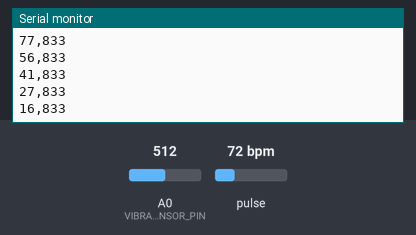
Bench run of a sketch on a simulated Arduino Uno, built with avr-gcc and run on an emulated ATmega328P. Parts: the last lines printed to the serial monitor. The inputs (shaded band) are chosen by the test bench; at power-on: pulse 72 bpm, A0 (VIBRATION_SENSOR_PIN) = 512.

Above: at 4.0 s.
4.1 s: pulse set to 42 bpm
At 4.11 s:
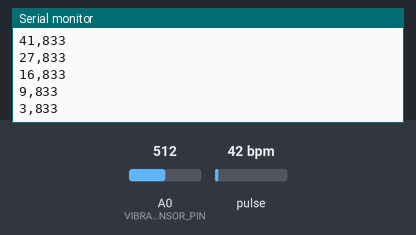
5.6 s: A0 (VIBRATION_SENSOR_PIN) set to 716
At 5.61 s:
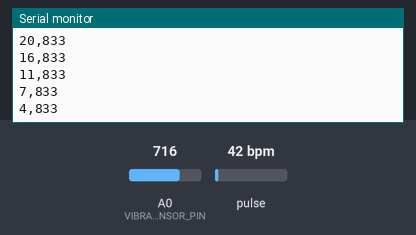
7.1 s: pulse set to 70 bpm
At 7.11 s:
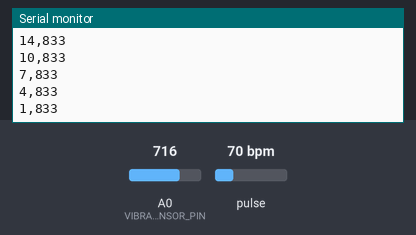
8.6 s: A0 (VIBRATION_SENSOR_PIN) set to 511
At 8.62 s:
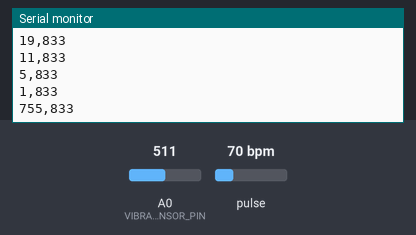
Timing chart, 0 to 11.1 s (numbered marks = the images above; inputs shaded):
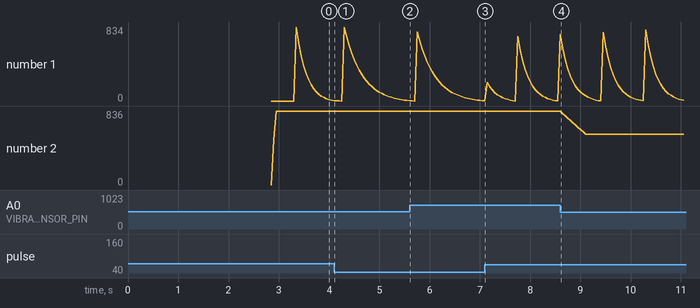

Measured:
- plotted number 1: 3 → 4 after the input at 4.1 s

The sketch:

yangxinhua.ino
```cpp
/*
  MAX30105 心率 + 震动传感器 双通道串口绘图仪
  功能: 同时监测心率(IR)和震动传感器数据，输出到串口绘图器进行可视化分析。

  操作步骤:
  1. 上传此代码到 Arduino 开发板。
  2. 按照下方硬件连接说明连接传感器。
  3. 打开 Arduino IDE -> 工具 -> 串口监视器。
  4. 在串口监视器中设置波特率为 115200。
  5. 点击串口监视器中的放大镜图标 (或 工具 -> 串口绘图器)。
  6. 将心率传感器用胶带或橡皮筋固定在手指上。
  7. 在串口绘图器中观察双通道波形：通道1=心率IR，通道2=震动传感器。

  硬件连接:
  MAX30105 Breakout -> Arduino:
  - VIN  = 5V   (或 3.3V)
  - GND  = GND
  - SDA  = A4   (Uno/Nano), 21 (ESP32)
  - SCL  = A5   (Uno/Nano), 22 (ESP32)
  - (INT) = 未连接 (此示例不使用中断)

  震动传感器 -> Arduino:
  - VCC = 5V (或 3.3V，按模块要求)
  - GND = GND
  - OUT = A0

  依赖库:
  - SparkFun MAX3010x Sensor Library
    安装方法: Arduino IDE -> 工具 -> 管理库... -> 搜索 "SparkFun MAX3010x"
*/

#include <Wire.h>
#include <MAX30105.h> // 确保已安装 SparkFun MAX3010x 库

MAX30105 particleSensor;

// ========== 震动传感器配置 ==========
const int VIBRATION_SENSOR_PIN = A0;  // 震动传感器模拟输入引脚
const int SMOOTHING_SAMPLES = 10;     // 平滑采样数量，数值越大平滑效果越明显

// ========== 震动传感器平滑处理变量 ==========
int vibrationReadings[SMOOTHING_SAMPLES];  // 存储最近N次震动传感器读数
int vibrationIndex = 0;                    // 当前读数索引位置
long vibrationTotal = 0;                   // 所有读数的总和
int vibrationAverage = 0;                  // 平滑后的平均值

// ========== 输出控制 ==========
const unsigned long OUTPUT_INTERVAL_MS = 50;  // 输出间隔(毫秒)，控制数据更新频率
unsigned long lastOutputTime = 0;             // 上次输出时间

// ========== 数据归一化参数 ==========
const int NORMALIZED_MAX = 1000;              // 归一化最大值
const int NORMALIZED_MIN = 0;                 // 归一化最小值

// 心率数据归一化范围（动态调整）
long heartRateMin = 2147483647L;              // 心率最小值
long heartRateMax = -2147483647L;             // 心率最大值

// 震动数据归一化范围（动态调整）
int vibrationMin = 1023;                      // 震动最小值
int vibrationMax = 0;                         // 震动最大值

// 归一化调整参数
const float RANGE_EXPAND_FACTOR = 1.2f;       // 量程扩展因子，避免数据贴边
const int MIN_RANGE = 100;                    // 最小量程，防止除零

void setup() {
  // 初始化串口通信
  Serial.begin(115200);
  Serial.println("==========================================");
  Serial.println("MAX30105 心率 + 震动传感器 双通道监测器");
  Serial.println("==========================================");

  // 初始化震动传感器平滑数组
  Serial.println("初始化震动传感器平滑处理...");
  for (int i = 0; i < SMOOTHING_SAMPLES; i++) {
    vibrationReadings[i] = 0;
  }

  // 初始化 MAX30105 心率传感器
  Serial.println("正在初始化 MAX30105 心率传感器...");
  if (!particleSensor.begin(Wire, I2C_SPEED_FAST)) {
    while (1); // 停止程序执行
  }
  Serial.println("✅ MAX30105 传感器初始化成功");

  // 配置心率传感器参数
  Serial.println("配置心率传感器参数...");
  byte ledBrightness = 0x1F; // LED 亮度 (0-255)
  byte sampleAverage = 32;    // 采样平均 (1, 2, 4, 8, 16, 32)
  byte ledMode = 2;          // LED 模式 (2 = Red + IR)
  int sampleRate = 400;      // 采样率 (Hz)
  int pulseWidth = 411;      // 脉冲宽度 (us)
  int adcRange = 4096;       // ADC 量程

  particleSensor.setup(ledBrightness, sampleAverage, ledMode, sampleRate, pulseWidth, adcRange);
  Serial.println("✅ 心率传感器配置完成");

  // 传感器预热和信号稳定
  Serial.println("传感器预热中，请稍候...");
  delay(1000);

  // 读取初始值以稳定信号
  for (int i = 0; i < 30; i++) {
    particleSensor.getIR();
    delay(50);
  }

}

void loop() {
  // 检查是否到了输出时间
  unsigned long currentTime = millis();
  if (currentTime - lastOutputTime < OUTPUT_INTERVAL_MS) {
    return; // 还没到输出时间，直接返回
  }
  lastOutputTime = currentTime;

  // ========== 读取心率传感器数据 ==========
  long heartRateIR = particleSensor.getIR();

  // ========== 读取并平滑震动传感器数据 ==========
  // 移除最旧的读数
  vibrationTotal = vibrationTotal - vibrationReadings[vibrationIndex];

  // 读取新的震动传感器值
  int rawVibrationValue = analogRead(VIBRATION_SENSOR_PIN);

  // 将新值存入循环数组
  vibrationReadings[vibrationIndex] = rawVibrationValue;

  // 将新值累加到总和
  vibrationTotal = vibrationTotal + vibrationReadings[vibrationIndex];

  // 更新数组索引（循环数组）
  vibrationIndex = (vibrationIndex + 1) % SMOOTHING_SAMPLES;

  // 计算平滑后的平均值
  vibrationAverage = vibrationTotal / SMOOTHING_SAMPLES;

  // ========== 动态更新数据范围 ==========
  // 更新心率数据范围
  if (heartRateIR < heartRateMin) heartRateMin = heartRateIR;
  if (heartRateIR > heartRateMax) heartRateMax = heartRateIR;

  // 更新震动数据范围
  if (vibrationAverage < vibrationMin) vibrationMin = vibrationAverage;
  if (vibrationAverage > vibrationMax) vibrationMax = vibrationAverage;

  // ========== 数据归一化 ==========
  // 心率数据归一化到 0-1000
  int normalizedHeartRate = normalizeValue(heartRateIR, heartRateMin, heartRateMax);

  // 震动数据归一化到 0-1000
  int normalizedVibration = normalizeValue(vibrationAverage, vibrationMin, vibrationMax);

  // ========== 输出数据到串口绘图器 ==========
  // 格式: 心率IR值(归一化),震动传感器值(归一化)
  Serial.print(normalizedHeartRate);
  Serial.print(",");
  Serial.println(normalizedVibration);
}

// ========== 归一化函数 ==========
int normalizeValue(long value, long minVal, long maxVal) {
  // 确保量程有效
  if (maxVal <= minVal) {
    return NORMALIZED_MIN; // 如果量程无效，返回最小值
  }

  // 计算扩展后的量程（避免数据贴边）
  long range = maxVal - minVal;
  long expandedRange = (long)(range * RANGE_EXPAND_FACTOR);

  // 确保最小量程
  if (expandedRange < MIN_RANGE) {
    expandedRange = MIN_RANGE;
  }

  // 计算归一化值
  long normalized = ((value - minVal) * (NORMALIZED_MAX - NORMALIZED_MIN)) / expandedRange + NORMALIZED_MIN;

  // 限制在有效范围内
  if (normalized < NORMALIZED_MIN) normalized = NORMALIZED_MIN;
  if (normalized > NORMALIZED_MAX) normalized = NORMALIZED_MAX;

  return (int)normalized;
}
```
